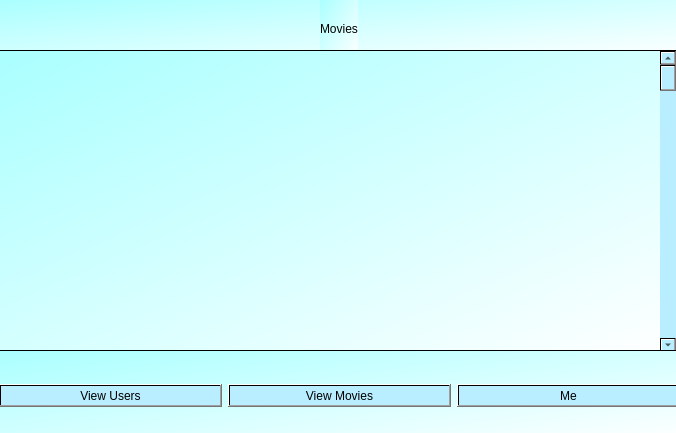
<?xml version="1.0" encoding="UTF-8"?>
<ui version="4.0">
 <class>index</class>
 <widget class="QDialog" name="index">
  <property name="geometry">
   <rect>
    <x>0</x>
    <y>0</y>
    <width>676</width>
    <height>433</height>
   </rect>
  </property>
  <property name="windowTitle">
   <string>Dialog</string>
  </property>
  <property name="styleSheet">
   <string notr="true">background-color: qlineargradient(spread:pad, x1:0, y1:0, x2:1, y2:1, stop:0 rgba(170, 255, 255, 255), stop:1 rgba(255, 255, 255, 255));</string>
  </property>
  <widget class="QWidget" name="horizontalLayoutWidget">
   <property name="geometry">
    <rect>
     <x>-1</x>
     <y>350</y>
     <width>681</width>
     <height>91</height>
    </rect>
   </property>
   <layout class="QHBoxLayout" name="buttom">
    <item>
     <widget class="QPushButton" name="users">
      <property name="styleSheet">
       <string notr="true">color: qlineargradient(spread:pad, x1:0, y1:0, x2:1, y2:1, stop:1 rgba(0, 0, 0, 255));
background-color: qlineargradient(spread:pad, x1:0, y1:0, x2:1, y2:1, stop:1 rgba(184, 238, 255, 255));
font: 600 9pt &quot;Sitka Small Semibold&quot;;</string>
      </property>
      <property name="text">
       <string>View Users</string>
      </property>
     </widget>
    </item>
    <item>
     <widget class="QPushButton" name="movies">
      <property name="styleSheet">
       <string notr="true">color: qlineargradient(spread:pad, x1:0, y1:0, x2:1, y2:1, stop:1 rgba(0, 0, 0, 255));
background-color: qlineargradient(spread:pad, x1:0, y1:0, x2:1, y2:1, stop:1 rgba(184, 238, 255, 255));
font: 600 9pt &quot;Sitka Small Semibold&quot;;</string>
      </property>
      <property name="text">
       <string>View Movies</string>
      </property>
     </widget>
    </item>
    <item>
     <widget class="QPushButton" name="me">
      <property name="styleSheet">
       <string notr="true">color: qlineargradient(spread:pad, x1:0, y1:0, x2:1, y2:1, stop:1 rgba(0, 0, 0, 255));
background-color: qlineargradient(spread:pad, x1:0, y1:0, x2:1, y2:1, stop:1 rgba(184, 238, 255, 255));
font: 600 9pt &quot;Sitka Small Semibold&quot;;</string>
      </property>
      <property name="text">
       <string>Me</string>
      </property>
     </widget>
    </item>
   </layout>
  </widget>
  <widget class="QWidget" name="horizontalLayoutWidget_2">
   <property name="geometry">
    <rect>
     <x>-1</x>
     <y>-1</y>
     <width>681</width>
     <height>59</height>
    </rect>
   </property>
   <layout class="QHBoxLayout" name="top">
    <item alignment="Qt::AlignHCenter">
     <widget class="QLabel" name="label">
      <property name="layoutDirection">
       <enum>Qt::LeftToRight</enum>
      </property>
      <property name="autoFillBackground">
       <bool>false</bool>
      </property>
      <property name="styleSheet">
       <string notr="true">font: 700 40pt &quot;Tw Cen MT Condensed&quot;;
color: qlineargradient(spread:pad, x1:0, y1:0, x2:1, y2:1, stop:1 rgba(0, 0, 0, 255));</string>
      </property>
      <property name="text">
       <string>Movies</string>
      </property>
     </widget>
    </item>
   </layout>
  </widget>
  <widget class="QScrollArea" name="scrollArea">
   <property name="geometry">
    <rect>
     <x>-1</x>
     <y>50</y>
     <width>681</width>
     <height>301</height>
    </rect>
   </property>
   <property name="widgetResizable">
    <bool>true</bool>
   </property>
   <widget class="QWidget" name="scrollAreaWidgetContents">
    <property name="geometry">
     <rect>
      <x>0</x>
      <y>0</y>
      <width>679</width>
      <height>299</height>
     </rect>
    </property>
    <widget class="QScrollBar" name="verticalScrollBar">
     <property name="geometry">
      <rect>
       <x>660</x>
       <y>0</y>
       <width>16</width>
       <height>301</height>
      </rect>
     </property>
     <property name="styleSheet">
      <string notr="true">color: qlineargradient(spread:pad, x1:0, y1:0, x2:1, y2:1, stop:1 rgba(0, 0, 0, 255));
background-color: qlineargradient(spread:pad, x1:0, y1:0, x2:1, y2:1, stop:1 rgba(184, 238, 255, 255));
border-color: qlineargradient(spread:pad, x1:0, y1:0, x2:1, y2:1, stop:1 rgba(0, 0, 0, 255));</string>
     </property>
     <property name="orientation">
      <enum>Qt::Vertical</enum>
     </property>
    </widget>
   </widget>
  </widget>
 </widget>
 <resources/>
 <connections/>
</ui>
